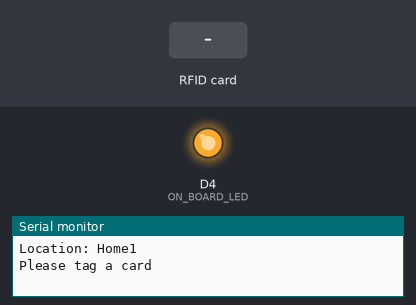
The sketch below on a simulated ESP8266 (NodeMCU). Shown: output pins drawn as LEDs (lit = HIGH), the last lines printed to the serial monitor. Inputs (shaded band) come from the test bench. WiFi joins after 1.5 s; servers stay silent unless stated; uploads are accepted with an empty reply.

Above: at 2.7 s.
2.8 s: RFID card 5E 7A 19 C4 held to the reader
At 2.92 s:
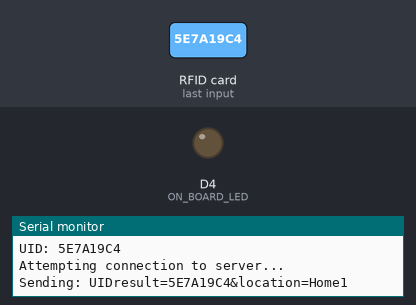
Timing chart, 0 to 5.8 s (numbered marks = the images above; inputs shaded):
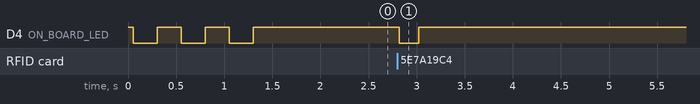

The sketch:

rfidHome1.ino
```cpp
#include <ESP8266WiFi.h>
  #include <ESP8266HTTPClient.h>
  #include <SPI.h>
  #include <MFRC522.h>

  #define SS_PIN D2
  #define RST_PIN D1
  #define ON_BOARD_LED 2

  MFRC522 rfidReader(SS_PIN, RST_PIN);
  WiFiClient wifiClient;

  const char* wifiSsid = "Bac Hoa"; // Tên mạng Wi-Fi
  const char* wifiPassword = "hoalan78"; // Mật khẩu Wi-Fi
  const char* serverUrl = "http://192.168.1.17/NodeMCU_RC522_Mysql/getUID.php"; // URL server
  const char* location = "Home1"; // Vị trí cố định cho NodeMCU này

  void setup() {
    Serial.begin(115200);
    pinMode(ON_BOARD_LED, OUTPUT);
    digitalWrite(ON_BOARD_LED, HIGH); // Tắt LED ban đầu
    SPI.begin();
    rfidReader.PCD_Init();
    Serial.println("RFID reader initialized");

    // Kết nối Wi-Fi
    WiFi.begin(wifiSsid, wifiPassword);
    Serial.print("Connecting to WiFi");
    while (WiFi.status() != WL_CONNECTED) {
      digitalWrite(ON_BOARD_LED, LOW);
      delay(250);
      digitalWrite(ON_BOARD_LED, HIGH);
      delay(250);
      Serial.print(".");
    }
    Serial.println("\nConnected to WiFi");
    Serial.println("NodeMCU IP: " + WiFi.localIP().toString());
    Serial.println("Server URL: " + String(serverUrl));
    Serial.println("Location: " + String(location));
    Serial.println("Please tag a card");
  }

  void loop() {
    // Kiểm tra thẻ RFID
    if (!rfidReader.PICC_IsNewCardPresent() || !rfidReader.PICC_ReadCardSerial()) {
      return;
    }

    digitalWrite(ON_BOARD_LED, LOW); // Bật LED khi đọc thẻ
    String cardUid = "";
    for (byte i = 0; i < rfidReader.uid.size; i++) {
      cardUid += String(rfidReader.uid.uidByte[i] < 0x10 ? "0" : "") + String(rfidReader.uid.uidByte[i], HEX);
    }
    cardUid.toUpperCase();
    Serial.println("UID: " + cardUid);

    // Gửi dữ liệu nếu Wi-Fi kết nối
    if (WiFi.status() == WL_CONNECTED) {
      HTTPClient httpClient;
      httpClient.setTimeout(5000); // Tăng thời gian chờ lên 5 giây
      Serial.println("Attempting connection to server...");
      httpClient.begin(wifiClient, serverUrl);
      httpClient.addHeader("Content-Type", "application/x-www-form-urlencoded");
      String postData = "UIDresult=" + cardUid + "&location=" + location;
      Serial.println("Sending: " + postData);

      int httpResponseCode = httpClient.POST(postData);
      if (httpResponseCode > 0) {
        Serial.println("HTTP Code: " + String(httpResponseCode));
        String serverResponse = httpClient.getString();
        Serial.println("Response: " + serverResponse);
      } else {
        Serial.println("HTTP Error: " + httpClient.errorToString(httpResponseCode));
        if (httpResponseCode == -1) {
          Serial.println("Connection failed, check server IP or network.");
        } else if (httpResponseCode == -2) {
          Serial.println("Timeout occurred, server may be unresponsive.");
        } else if (httpResponseCode == -3) {
          Serial.println("Invalid response, check server configuration.");
        }
      }
      httpClient.end();
    } else {
      Serial.println("WiFi Disconnected, attempting reconnect...");
      WiFi.reconnect();
      delay(1000);
    }

    rfidReader.PICC_HaltA(); // Tạm dừng đọc thẻ
    digitalWrite(ON_BOARD_LED, HIGH); // Tắt LED
    delay(1000); // Chờ 1 giây trước khi đọc thẻ tiếp theo
  }
```

Measured:
- after the input at 2.8 s, D4 (ON_BOARD_LED): HIGH → LOW at once, → HIGH 0.20 s later
